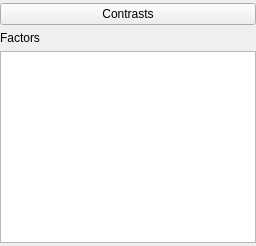
    <widget class="QWidget" name="groupContrasts" native="true">
     <layout class="QVBoxLayout" name="verticalLayout_5">
      <property name="leftMargin">
       <number>0</number>
      </property>
      <property name="topMargin">
       <number>3</number>
      </property>
      <property name="rightMargin">
       <number>0</number>
      </property>
      <property name="bottomMargin">
       <number>3</number>
      </property>
      <item>
       <widget class="ExpanderButton" name="expanderContrasts">
        <property name="sizePolicy">
         <sizepolicy hsizetype="Expanding" vsizetype="Fixed">
          <horstretch>0</horstretch>
          <verstretch>0</verstretch>
         </sizepolicy>
        </property>
        <property name="text">
         <string>Contrasts</string>
        </property>
       </widget>
      </item>
      <item>
       <widget class="QWidget" name="containerFactors" native="true">
        <property name="sizePolicy">
         <sizepolicy hsizetype="Preferred" vsizetype="Preferred">
          <horstretch>0</horstretch>
          <verstretch>0</verstretch>
         </sizepolicy>
        </property>
        <layout class="QVBoxLayout" name="verticalLayout_4">
         <property name="leftMargin">
          <number>0</number>
         </property>
         <property name="topMargin">
          <number>0</number>
         </property>
         <property name="rightMargin">
          <number>0</number>
         </property>
         <property name="bottomMargin">
          <number>0</number>
         </property>
         <item>
          <widget class="QLabel" name="label_15">
           <property name="text">
            <string>Factors</string>
           </property>
          </widget>
         </item>
         <item>
          <widget class="BoundTableView" name="contrasts">
           <property name="minimumSize">
            <size>
             <width>0</width>
             <height>160</height>
            </size>
           </property>
           <property name="showGrid">
            <bool>false</bool>
           </property>
          </widget>
         </item>
        </layout>
       </widget>
      </item>
     </layout>
    </widget>
